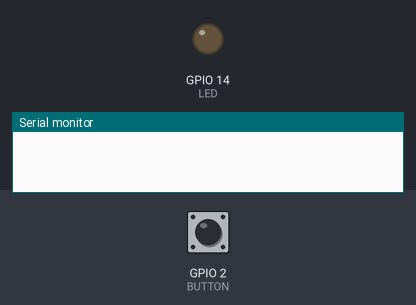
The sketch below on a simulated ESP32. On the bench: output pins drawn as LEDs (lit = HIGH), the last lines printed to the serial monitor. Inputs (shaded band) come from the test bench; at power-on: GPIO 2 (BUTTON) HIGH.

Above: at 1.2 s.
1.3 s: GPIO 2 (BUTTON) pulled LOW for 0.15 s
At 2.5 s:
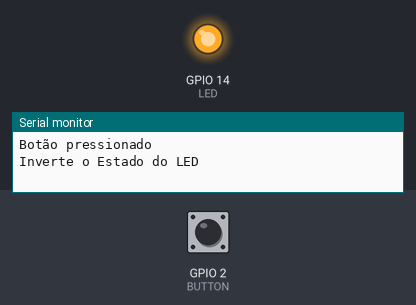
2.9 s: GPIO 2 (BUTTON) pulled LOW for 1 s
At 3.7 s:
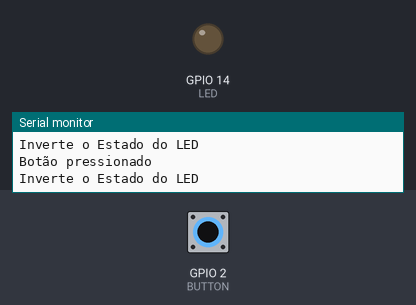
5.4 s: GPIO 2 (BUTTON) pulled LOW for 3.2 s
At 5.7 s:
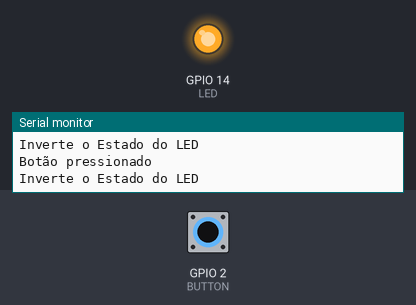
Timing chart, 0 to 8.4 s (numbered marks = the images above; inputs shaded):
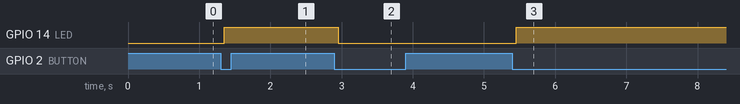

The sketch:

queue_4.ino
```cpp
/*********************************************************
* Exemplo que demonstra o uso de filas para comunicação
* entre tarefas. Neste exemplo, uma tarefa é responsável
* por ler o estado de um botão e enviar o estado para
* uma fila. A outra tarefa é responsável por ler o estado
* da fila e acender ou apagar um LED.
*
* Por: Fábio Souza
*********************************************************/
#define LED_VERMELHO 14   // Pino do LED Vermelho
#define LED_VERDE 13      // Pino do LED Verde
#define LED_AZUL 12       // Pino do LED Azul
#define BOTAO_1 7         // Pino do Botão 1
#define BOTAO_2 6         // Pino do Botão 2
#define BOTAO_3 5         // Pino do Botão 3
#define BOTAO_4 4         // Pino do Botão 4
#define BOTAO_5 3         // Pino do Botão 5
#define BOTAO_6 2         // Pino do Botão 6
#define BUZZER  17        // Pino Do Buzzer

#include"freertos/FreeRTOS.h"
#include"freertos/task.h"
#include"freertos/queue.h"

// LED is active high
#define LED    LED_VERMELHO
#define BUTTON BOTAO_6

static QueueHandle_t queue;

/*
  Tarefa para ler o estado do botão e enviar para a fila
*/
void le_botao_task(void *pvParameters) {

  unsigned long debounceDelay = 50; // Atraso para evitar o efeito de bounce
  unsigned long lastDebounceTime = 0; // Último tempo de debounce
  bool buttonState = HIGH;   // Estado atual do botão
  int lastButtonState = HIGH; // Último estado do botão

  pinMode(BUTTON,INPUT_PULLUP);

 while(1)
 {
    int reading = digitalRead(BUTTON);                           // Lê o estado do botão

    if (reading != lastButtonState) {                               // Verifica se o estado do botão mudou
      lastDebounceTime = millis();                                  // Atualiza o tempo de debounce
    }

    if ((millis() - lastDebounceTime) > debounceDelay) {            // Verifica se o tempo de debounce expirou
      if (reading != buttonState) {                                 // Verifica se o estado atual da leitura é diferente do estado do botão
        buttonState = reading;                                      // Atualiza o estado do botão

        if (buttonState == LOW) {                                   // Verifica se o botão foi pressionado
          Serial.println("Botão pressionado");                      // Imprime no monitor serial
          xQueueSend(queue,&buttonState,1);                   // Envia o evento para a fila
        }
      }
    }
    lastButtonState = reading;                                      // Atualiza o último estado do botão
  }
}

/*
  Tarefa para acender ou apagar o LED
  conforme o evento recebido pela fila
*/
void led_task(void *pvParameters)
{
  bool event, led = false;    // Variáveis para armazenar o evento e o estado do LED

  pinMode(LED,OUTPUT);        // Configura o pino do LED como saída
  digitalWrite(LED,led);      // Apaga o LED

  while(1)
  {
    if(xQueueReceive(queue, &event,portMAX_DELAY) == pdTRUE){   // Aguarda um evento da fila
      if(event == LOW)                               // Verifica se o botão foi pressionado
      {
        Serial.println("Inverte o Estado do LED");
        led ^= true;                     // Inverte o estado do LED
        digitalWrite(LED,led);           // Acende ou apaga o LED
      }
    }
  }
}

void setup() {
  Serial.begin(115200);
  queue = xQueueCreate(1,sizeof(bool));

  xTaskCreate(
    le_botao_task,    // Função da tarefa
    "Task Le Botão",  // Nome da tarefa
    2048,             // Tamaho da pilha
    NULL,             // Não usa parâmetros
    1,                // Prioridade 1
    NULL              // Não retorna o handle
  );

  xTaskCreate(
    led_task,         // Função da tarefa
    "task led",       // Nome da tarefa
    2048,             // Tamaho da pilha
    NULL,             // Não usa parâmetros
    1,                // Prioridade 1
    NULL              // Não retorna o handle
  );

}

void loop() {
  // Nada aqui
}
```

Measured:
- after the input at 1.3 s, GPIO 14 (LED): LOW → HIGH after 0.05 s
- after the input at 2.9 s, GPIO 14 (LED): HIGH → LOW after 0.05 s
- after the input at 5.4 s, GPIO 14 (LED): LOW → HIGH after 0.05 s
